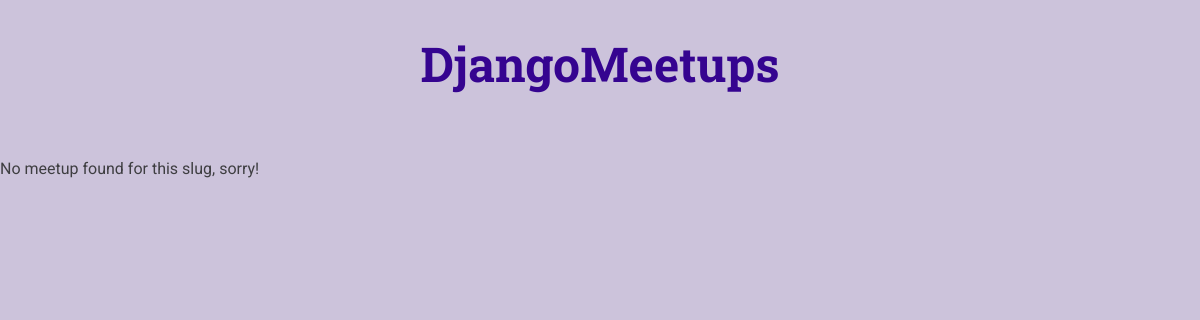
The page /meetups/a-first-meetup on the database as committed earlier.
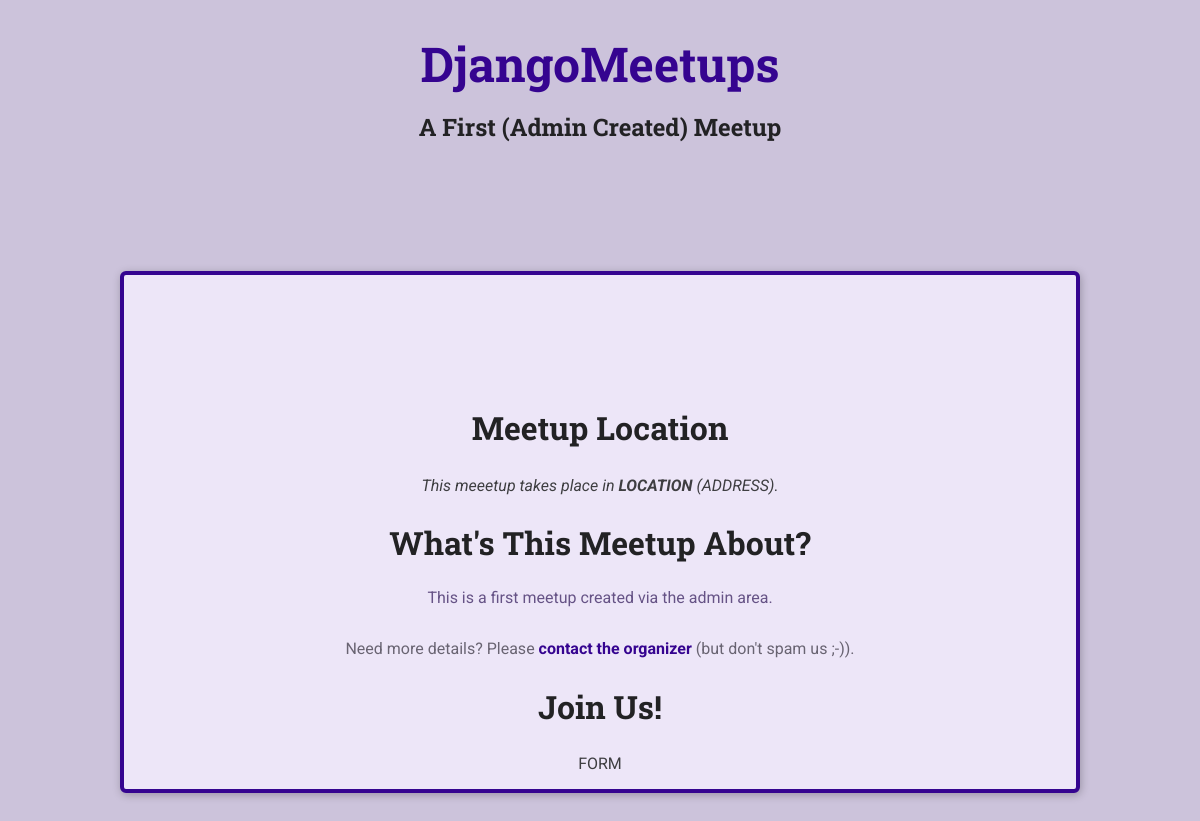
The same page on the database as committed later.
### meetups/models.py (models this page shows)
class Meetup(models.Model):
    title = models.CharField(max_length=200)
    slug = models.SlugField(unique=True)
    description = models.TextField()

### meetups/views.py (the view)
def meetup_details(request, meetup_slug):
    try:
        selected_meetup = Meetup.objects.get(slug=meetup_slug)
        return render(request, 'meetups/meetup-details.html', {
            'meetup_found': True,
            'meetup_title': selected_meetup.title,
            'meetup_description': selected_meetup.description
        })
    except Exception as exc:
        return render(request, 'meetups/meetup-details.html', {
            'meetup_found': False
        })

### meetups/templates/meetups/meetup-details.html (shortened to what this page needs)
{% extends 'meetups/base/base.html' %}
{% load static %}
{% block site_css %}
<link rel="stylesheet" href="{% static 'meetups/styles/meetup-detail.css' %}" />
{% endblock %}
{% block main_heading %}
{{ meetup_title }}
{% endblock %}
{% block body %}
{% if meetup_found %}
<article>
  <section id="location">
    <h2>Meetup Location</h2>
    <address>
      This meeetup takes place in <span>LOCATION</span> (ADDRESS).
    </address>
  </section>
  <section id="details">
    <h2>What's This Meetup About?</h2>
    <p>{{ meetup_description }}</p>
    <footer>
      <p>
        Need more details? Please
        <a href="">contact the organizer</a> (but don't spam us ;-)).
      </p>
    </footer>
  </section>
  <section class="registration">
    <h2>Join Us!</h2>
    FORM
  </section>
</article>
{% else %}
<p>No meetup found for this slug, sorry!</p>
{% endif %}
{% endblock %}

### meetups/templates/meetups/base/base.html (shortened to what this page needs)
{% load static %}
<!DOCTYPE html>
<html lang="en">
<head>
  <link rel="stylesheet" href="{% static 'meetups/styles/base.css' %}" />
  {% block site_css %} {% endblock %}
</head>
<body>
  <header id="main-header">
    <nav>
      <a href="/meetups" id="main-logo">DjangoMeetups</a>
    </nav>
    <h1>{% block main_heading %} {% endblock %}</h1>
  </header>
  <main>{% block body %} {% endblock %}</main>
</body>
</html>

### meetups/static/meetups/styles/base.css (style rules this page uses)
* { box-sizing: border-box; }
body { font-family: "Roboto", sans-serif; margin: 0; background-color: #ccc3db; color: #3e3e41; }
h1, h2, h3 { font-family: "Roboto Slab", sans-serif; color: #222224; }
#main-header { width: 100%; text-align: center; padding: 2rem 0; }
#main-header h1 { font-size: 1.5rem; }
#main-logo { font-size: 3rem; font-family: "Roboto Slab", sans-serif; text-decoration: none; color: #350490; font-weight: bold; }

### meetups/static/meetups/styles/meetup-detail.css (style rules this page uses)
article { max-width: 60rem; margin: 5rem auto; border-radius: 6px; background-color: #ede6f8; border: 4px solid #350490; box-shadow: 1px 2px 8px rgba(0, 0, 0, 0.25); position: relative; padding: 1rem; text-align: center; }
section:first-of-type { margin-top: 6rem; }
h2 { font-size: 2rem; }
address span { font-weight: bold; }
#details h2 { margin-bottom: 0.5rem; }
#details > p { color: #665386; padding: 1rem; border-radius: 4px; max-width: 80%; margin: auto; }
#details footer { color: #696472; }
#details footer a { color: #350490; text-decoration: none; font-weight: bold; }

Rows that differ between the two databases and show on the page:
added Meetup: title "A First (Admin Created) Meetup", description "This is a first meetup created via the admin area."
Other text that changed with them:
text no longer shown: "No meetup found for this slug, sorry!"
text now shown: "Meetup Location This meeetup takes place in LOCATION (ADDRESS). What's This Meetup About? Need more details? Please contact the organizer (but don't spam us ;-)). Join Us! FORM"
